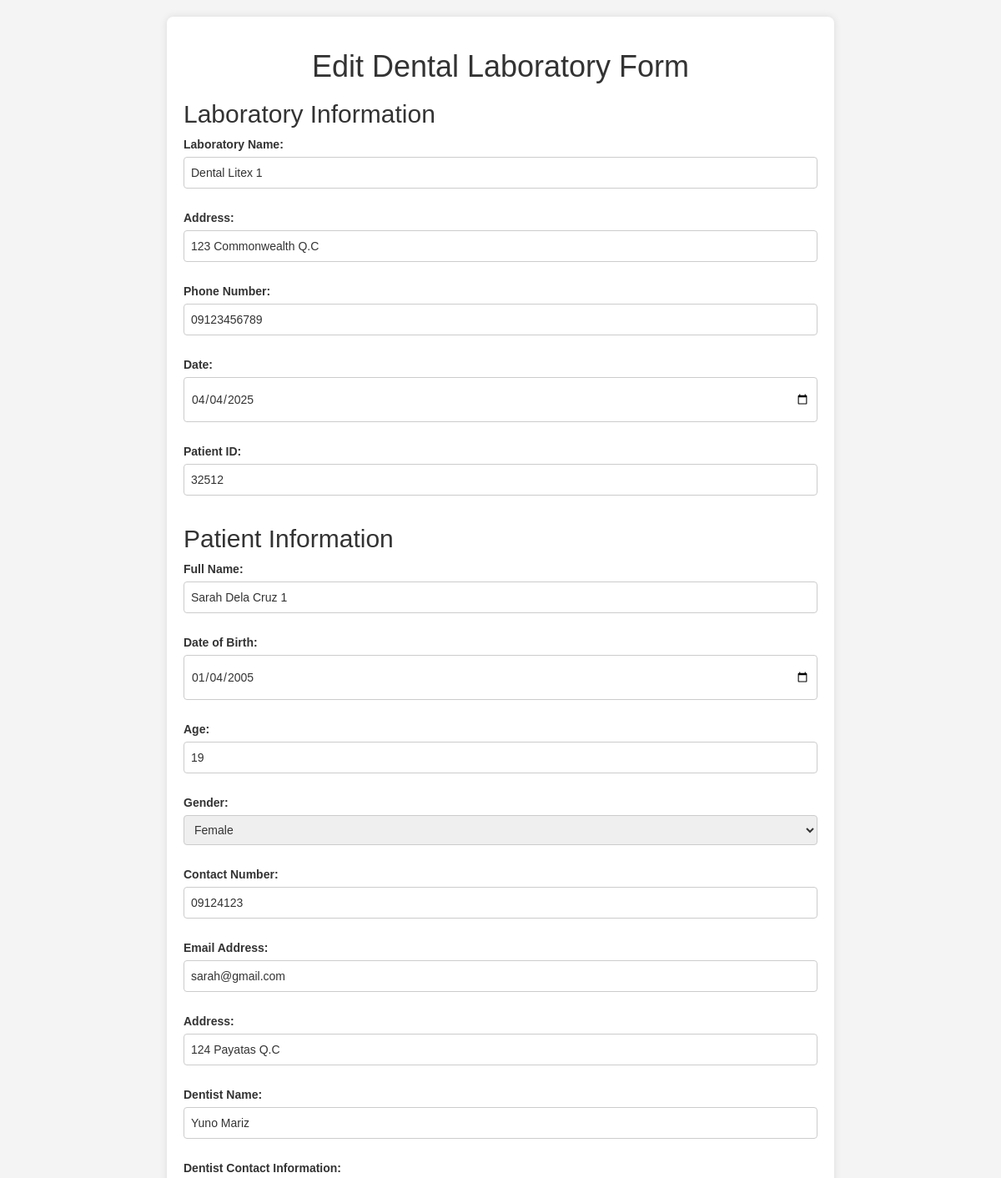
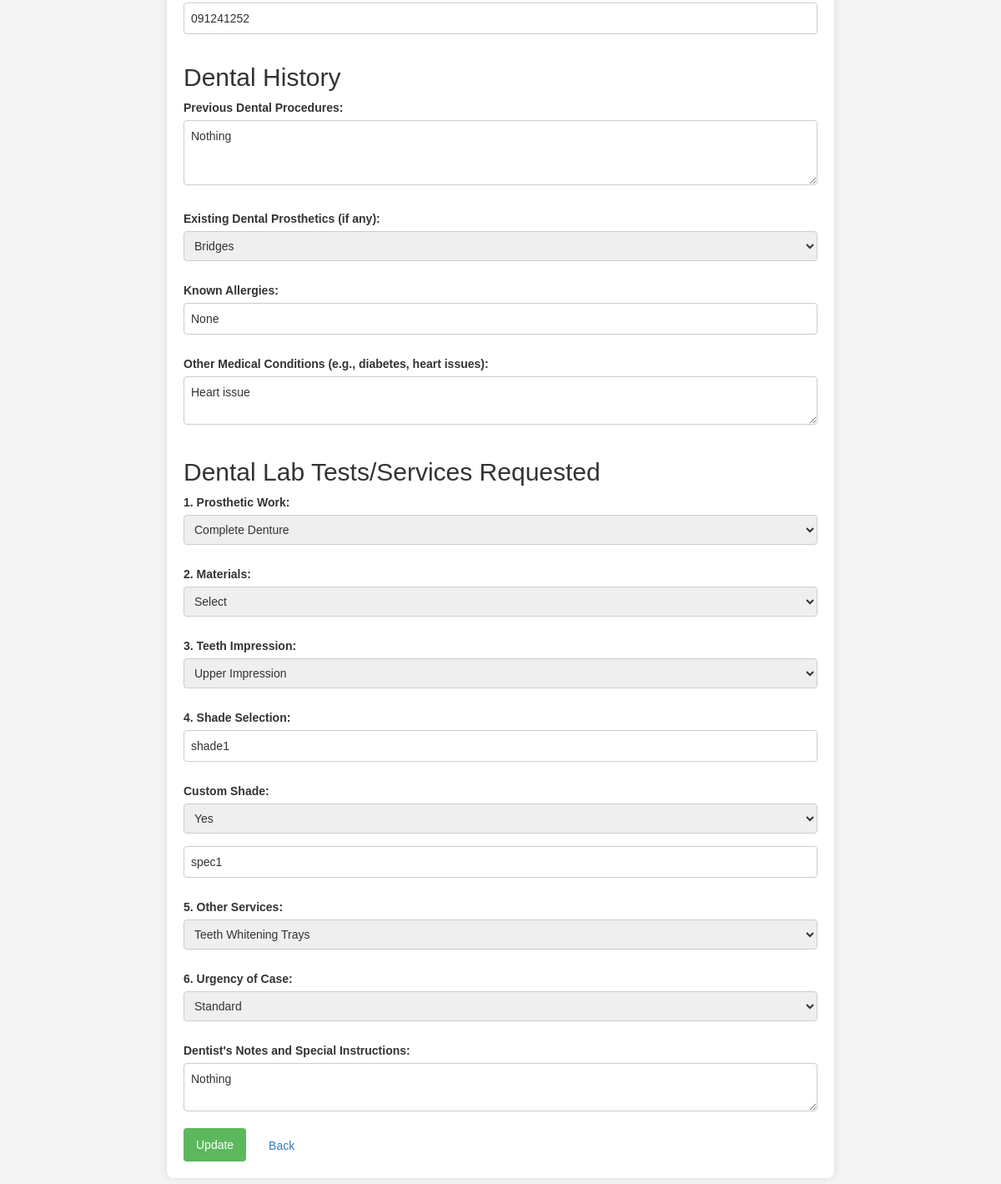
The app's page /hms/doctor/edit-dental.php?id=1 with its own data (2 pictures, top to bottom).
### tables this page shows
CREATE TABLE `dental_lab_form` (
  `id` int(11) NOT NULL,
  `labName` varchar(255) NOT NULL,
  `address` varchar(255) NOT NULL,
  `phone` varchar(15) NOT NULL,
  `date` date NOT NULL,
  `patientId` varchar(50) NOT NULL,
  `fullName` varchar(255) NOT NULL,
  `dob` date NOT NULL,
  `age` int(11) NOT NULL,
  `gender` enum('Female','Male','Other') NOT NULL,
  `contactNumber` varchar(15) NOT NULL,
  `email` varchar(100) NOT NULL,
  `patientAddress` varchar(255) NOT NULL,
  `dentistName` varchar(255) NOT NULL,
  `dentistContact` varchar(50) NOT NULL,
  `previousProcedures` text DEFAULT NULL,
  `existingProsthetics` varchar(255) DEFAULT NULL,
  `knownAllergies` varchar(255) DEFAULT NULL,
  `medicalConditions` text DEFAULT NULL,
  `prostheticWork` varchar(255) DEFAULT NULL,
  `materials` varchar(255) DEFAULT NULL,
  `teethImpression` varchar(255) DEFAULT NULL,
  `shadeGuide` varchar(255) DEFAULT NULL,
  `customShade` enum('Yes','No') DEFAULT NULL,
  `shadeInstructions` text DEFAULT NULL,
  `otherServices` varchar(255) DEFAULT NULL,
  `urgency` enum('Standard','Rush') NOT NULL,
  `dentistNotes` text DEFAULT NULL,
  `created_at` timestamp NOT NULL DEFAULT current_timestamp()
);

### hms/doctor/edit-dental.php (the view, shortened to what this page needs)
<?php
include('include/config.php');
if (isset($_GET['id'])) {
    $labId = $_GET['id'];
    $result = mysqli_query($con, "SELECT * FROM dental_lab_form WHERE id='$labId'");
    $row = mysqli_fetch_array($result);
}
?>
<!DOCTYPE html>
<html lang="en">
<head>
    <link rel="stylesheet" href="vendor/bootstrap/css/bootstrap.min.css">
</head>
<body>
    <div class="container">
        <h1>Edit Dental Laboratory Form</h1>
        <form id="dentalForm" action="" method="POST">
            <h2>Laboratory Information</h2>
            <label for="labName">Laboratory Name:</label>
            <input type="text" id="labName" name="labName" value="<?php echo htmlentities($row['labName']); ?>" required>
            <label for="address">Address:</label>
            <input type="text" id="address" name="address" value="<?php echo htmlentities($row['address']); ?>" required>
            <label for="phone">Phone Number:</label>
            <input type="tel" id="phone" name="phone" value="<?php echo htmlentities($row['phone']); ?>" required>
            <label for="date">Date:</label>
            <input type="date" id="date" name="date" value="<?php echo htmlentities($row['date']); ?>" required>
            <label for="patientId">Patient ID:</label>
            <input type="text" id="patientId" name="patientId" value="<?php echo htmlentities($row['patientId']); ?>" required>
            <h2>Patient Information</h2>
            <label for="fullName">Full Name:</label>
            <input type="text" id="fullName" name="fullName" value="<?php echo htmlentities($row['fullName']); ?>" required>
            <label for="dob">Date of Birth:</label>
            <input type="date" id="dob" name="dob" value="<?php echo htmlentities($row['dob']); ?>" required>
            <label for="age">Age:</label>
            <input type="number" id="age" name="age" value="<?php echo htmlentities($row['age']); ?>" required>
            <label for="gender">Gender:</label>
            <select id="gender" name="gender" required>
                <option value="Female" <?php echo ($row['gender'] == 'Female') ? 'selected' : ''; ?>>Female</option>
            </select>
            <label for="contactNumber">Contact Number:</label>
            <input type="tel" id="contactNumber" name="contactNumber" value="<?php echo htmlentities($row['contactNumber']); ?>" required>
            <label for="email">Email Address:</label>
            <input type="email" id="email" name="email" value="<?php echo htmlentities($row['email']); ?>" required>
            <label for="patientAddress">Address:</label>
            <input type="text" id="patientAddress" name="patientAddress" value="<?php echo htmlentities($row['patientAddress']); ?>" required>
            <label for="dentistName">Dentist Name:</label>
            <input type="text" id="dentistName" name="dentistName" value="<?php echo htmlentities($row['dentistName']); ?>" required>
            <label for="dentistContact">Dentist Contact Information:</label>
            <input type="text" id="dentistContact" name="dentistContact" value="<?php echo htmlentities($row['dentistContact']); ?>" required>
            <h2>Dental History</h2>
            <label for="previousProcedures">Previous Dental Procedures:</label>
            <textarea id="previousProcedures" name="previousProcedures" rows="3"><?php echo htmlentities($row['previousProcedures']); ?></textarea>
            <label for="existingProsthetics">Existing Dental Prosthetics (if any):</label>
            <select id="existingProsthetics" name="existingProsthetics" onchange="toggleOthersInput(this, 'othersProstheticsInput')">
                <option value="Bridges" <?php echo ($row['existingProsthetics'] == 'Bridges') ? 'selected' : ''; ?>>Bridges</option>
            </select>
            <label for="knownAllergies">Known Allergies:</label>
            <input type="text" id="knownAllergies" name="knownAllergies" value="<?php echo htmlentities($row['knownAllergies']); ?>">
            <label for="medicalConditions">Other Medical Conditions (e.g., diabetes, heart issues):</label>
            <textarea id="medicalConditions" name="medicalConditions"><?php echo htmlentities($row['medicalConditions']); ?></textarea>
            <h2>Dental Lab Tests/Services Requested</h2>
            <label for="prostheticWork">1. Prosthetic Work:</label>
            <select id="prostheticWork" name="prostheticWork" onchange="toggleOthersInput(this, 'othersProstheticInput')">
                <option value="Complete Denture" <?php echo ($row['prostheticWork'] == 'Complete Denture') ? 'selected' : ''; ?>>Complete Denture</option>
            </select>
            <label for="materials">2. Materials:</label>
            <select id="materials" name="materials" onchange="toggleOthersInput(this, 'othersMaterialsInput')">
                <option value="">Select</option>
            </select>
            <label for="teethImpression">3. Teeth Impression:</label>
            <select id="teethImpression" name="teethImpression">
                <option value="Upper Impression" <?php echo ($row['teethImpression'] == 'Upper Impression') ? 'selected' : ''; ?>>Upper Impression</option>
            </select>
            <label for="shadeGuide">4. Shade Selection:</label>
            <input type="text" id="shadeGuide" name="shadeGuide" value="<?php echo htmlentities($row['shadeGuide']); ?>" placeholder="Shade Guide Used: ____________________"><br>
            <label for="customShade">Custom Shade:</label>
            <select id="customShade" name="customShade">
                <option value="Yes" <?php echo ($row['customShade'] == 'Yes') ? 'selected' : ''; ?>>Yes</option>
            </select>
            <input type="text" name="shadeInstructions" value="<?php echo htmlentities($row['shadeInstructions']); ?>" placeholder="Special Instructions: ___________________"><br>
            <label for="otherServices">5. Other Services:</label>
            <select id="otherServices" name="otherServices" onchange="toggleOthersInput(this, 'othersServicesInput')">
                <option value="Teeth Whitening Trays" <?php echo ($row['otherServices'] == 'Teeth Whitening Trays') ? 'selected' : ''; ?>>Teeth Whitening Trays</option>
            </select>
            <label for="urgency">6. Urgency of Case:</label>
            <select id="urgency" name="urgency" required>
                <option value="Standard" <?php echo ($row['urgency'] == 'Standard') ? 'selected' : ''; ?>>Standard</option>
            </select>
            <label for="dentistNotes">Dentist's Notes and Special Instructions:</label>
            <textarea id="dentistNotes" name="dentistNotes"><?php echo htmlentities($row['dentistNotes']); ?></textarea>
            <button type="submit">Update</button>
            <a href="manage-dental.php" class="btn btn-secondary" style="margin-left: 10px;">Back</a>
        </form>
    </div>
</body>
</html>

### hms/doctor/edit-dental.php (style rules this page uses)
body { font-family: Arial, sans-serif; background-color: #f4f4f4; margin: 0; padding: 20px; }
.container { max-width: 800px; margin: auto; background: white; padding: 20px; border-radius: 8px; box-shadow: 0 0 10px rgba(0, 0, 0, 0.1); }
h1, h2 { color: #333; }
label { display: block; margin: 10px 0 5px; }
input[type="text"], input[type="tel"], input[type="email"], input[type="date"], input[type="number"], select, textarea { width: 100%; padding: 8px; margin-bottom: 15px; border: 1px solid #ccc; border-radius: 4px; }
button { background-color: #5cb85c; color: white; padding: 10px 15px; border: none; border-radius: 4px; cursor: pointer; }
.container h1 { text-align: center; }

### records on screen
dental_lab_form: labName "Dental Litex 1", address "123 Commonwealth Q.C", phone "09123456789", date "04/04/2025", patientId "32512", fullName "Sarah Dela Cruz 1", dob "01/04/2005", age "19", gender "Female", contactNumber "09124123", email "sarah@gmail.com", patientAddress "124 Payatas Q.C", dentistName "Yuno Mariz", dentistContact "091241252", previousProcedures "Nothing", existingProsthetics "Bridges", knownAllergies "None", medicalConditions "Heart issue", prostheticWork "Complete Denture", teethImpression "Upper Impression", shadeGuide "shade1", customShade "Yes", shadeInstructions "spec1", otherServices "Teeth Whitening Trays", urgency "Standard", dentistNotes "Nothing"
